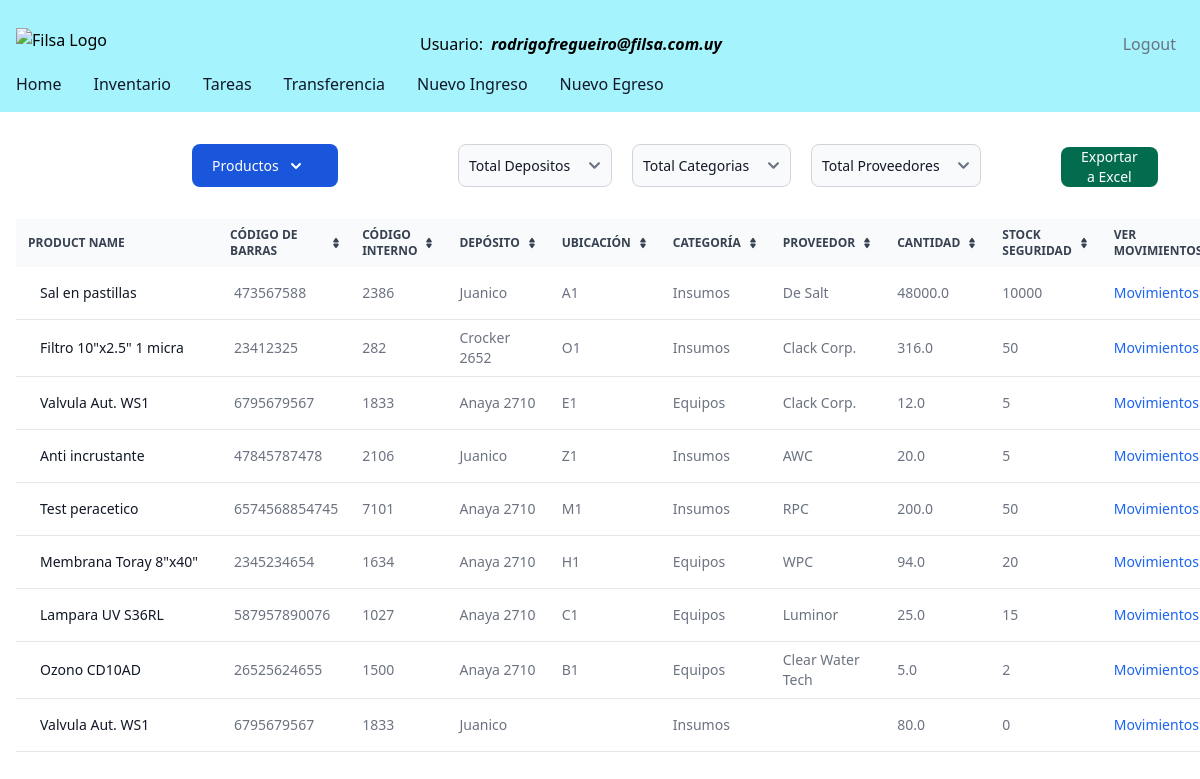
The page /stock/ (signed in) on the database as committed earlier.
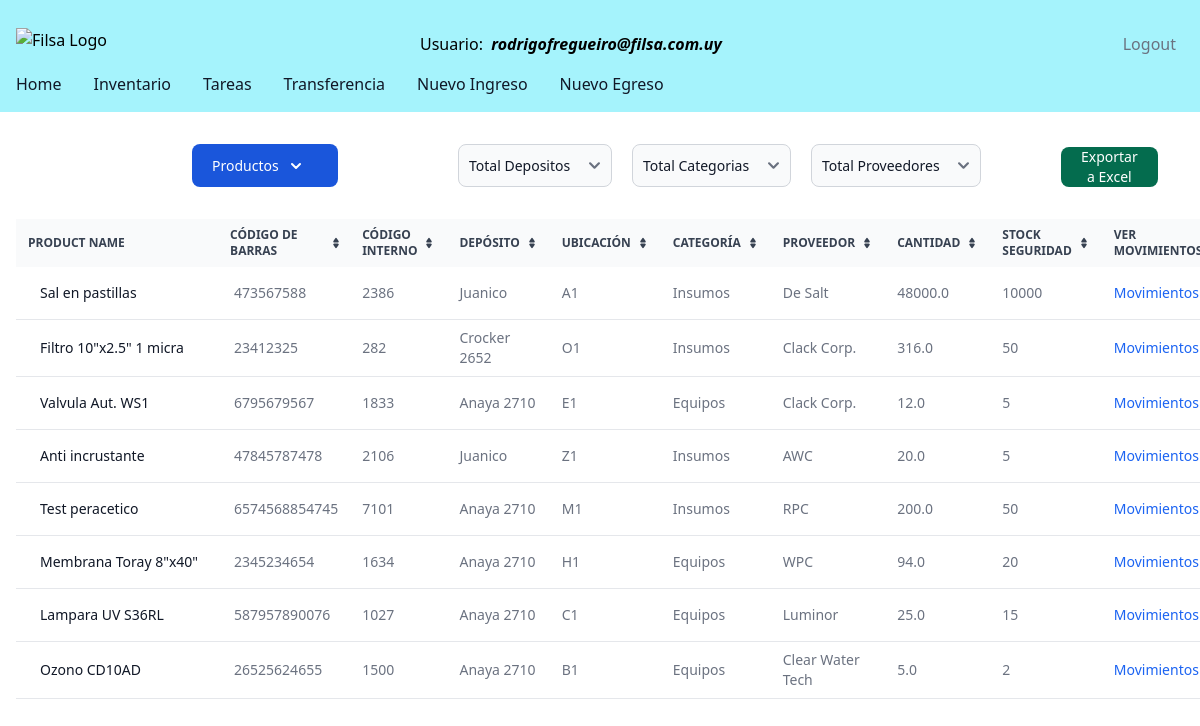
The same page on the database as committed later.
### filsa/models.py (models this page shows, shortened)
class Product(models.Model):
    CATEGORIES = [('Tubos', 'Tubos'),
                  ('Tornillos', 'Tornillos'),
                  ('Accesorios','Accesorios'),
                  ('Maquinas','Maquinas'),
                  ('Insumos','Insumos')
                  ]
    product_id = models.AutoField(primary_key=True)
    name = models.CharField(max_length=40)
    barcode = models.BigIntegerField(verbose_name=u"Codigo de Barras")
    internalCode = models.BigIntegerField(verbose_name=u"Codigo Interno")
    quantity = models.FloatField()
    category = models.CharField(max_length=20, choices=CATEGORIES, default='Insumos')
    location = models.CharField(max_length=20, default='')
    supplier = models.CharField(max_length=20, default='')
    warehouse = models.ForeignKey(Warehouses, on_delete=models.CASCADE, related_name='warehouse_name')
    deltaQuantity = models.FloatField()
    stockSecurity = models.IntegerField()
    inTransit = models.BooleanField(default=False)
    def __str__(self):
        return self.name

class Warehouses(models.Model):
    name = models.CharField(max_length=40)

### filsa/views.py (the view)
# urls.py: path('stock/', StockListView.as_view() , name='stock'),
class StockListView(LoginRequiredMixin, generic.ListView):
    model = Product
    template_name = 'stock.html'
    print('llega aca con el checkbox')
    def get_context_data(self, *args, **kwargs):
        context = super(StockListView, self).get_context_data(*args, **kwargs)
        warehouse = self.request.GET.get('warehouse',None)
        print('warehouse is', warehouse)
        supplier = self.request.GET.get('supplier',None)
        category = self.request.GET.get('category',None)
        if category:
            category_filter = True
            categoryList = [category]
        else:
            categoryList = Product.objects.all().values('category').distinct()
        if supplier:
            supplier_filter = True
            supplierList = [supplier]
        else:
            supplierList = Product.objects.all().values('supplier').distinct()
        if warehouse:
            warehouse = Warehouses.objects.get(name=warehouse)
            warehouseList = Warehouses.objects.get(name=warehouse)
            context.update({'products' : Product.objects.select_related('warehouse').filter(warehouse=warehouse, category ='Insumos', inTransit=False)}) #, supplier ='De Salt')
        else:
            warehouseList = Warehouses.objects.all()
        context['products'] = Product.objects.all().select_related('warehouse').filter(inTransit=False) #.filter(category__in=categoryList, supplier__in=supplierList)
        print('categoryList', categoryList)
        print('args', args)
        print('kwargs in get_context_data', kwargs)
        context['productList'] = Product.objects.all().values('name').distinct()
        context['categoryList'] = Product.objects.all().values('category').distinct()
        context['supplierList'] = Product.objects.all().values('supplier').distinct()
        context['warehouseList'] = Warehouses.objects.all().values('name').distinct()
        print('context in get_context_data', context)
        return context

### filsa/templates/stock.html (shortened to what the changed rows need)
{% extends '_base.html' %}
{% load static %}
{% block content %}
<div class="w-full px-4 relative overflow-x-auto">
    <table id="productTable" class="py-8 px-4 mx-auto max-w-2xl lg:py-16 text-sm text-left rtl:text-right text-gray-500 dark:text-gray-400">
        <thead class="text-xs text-gray-700 uppercase bg-gray-50 dark:bg-gray-700 dark:text-gray-400">
            <tr>
                <th scope="col" class="px-3 py-2">
                    Product name
                </th>
                <th scope="col" class="px-2 py-2">
                    <div class="flex items-center">
                        Código de Barras
                        <a href="#"></a>
                    </div>
                </th>
                <th scope="col" class="px-3 py-2">
                    <div class="flex items-center">
                        Código Interno
                        <a href="#"></a>
                    </div>
                </th>
                <th scope="col" class="px-3 py-2">
                    <div class="flex items-center">
                        Depósito
                        <a href="#"></a>
                    </div>
                </th>
                <th scope="col" class="px-3 py-2">
                    <div class="flex items-center">
                        Ubicación
                        <a href="#"></a>
                    </div>
                </th>
                <th scope="col" class="px-3 py-2">
                    <div class="flex items-center">
                        Categoría
                        <a href="#"></a>
                    </div>
                </th>
                <th scope="col" class="px-3 py-2">
                    <div class="flex items-center">
                        Proveedor
                        <a href="#"></a>
                    </div>
                </th>
                <th scope="col" class="px-3 py-2">
                    <div class="flex items-center">
                        Cantidad
                        <a href="#"></a>
                    </div>
                </th>
                <th scope="col" class="px-3 py-2">
                    <div class="flex items-center">
                        Stock Seguridad
                        <a href="#"></a>
                    </div>
                </th>
                <th scope="col" class="px-3 py-2">
                    <div class="flex items-center">
                    <span>Ver Movimientos</span>
                </div>
                </th>
            </tr>
        </thead>
        <tbody>
            {% for product in products %}
            <tr class="bg-white border-b dark:bg-gray-800 dark:border-gray-700">
                <th scope="row" class="px-6 py-4 font-medium text-gray-900 whitespace-nowrap dark:text-white">
                    {{product.name}}
                </th>
                <td class="px-3 py-2">
                    {{product.barcode}}
                </td>
                <td class="px-3 py-2">
                    {{product.internalCode}}
                </td>
                <td class="px-3 py-2">
                    {{product.warehouse.name}}
                </td>
                <td class="px-3 py-2">
                    {{product.location}}
                </td>
                <td class="px-3 py-2">
                    {{product.category}}
                </td>
                <td class="px-3 py-2">
                    {{product.supplier}}
                </td>
                <td class="px-3 py-2">
                    {{product.quantity}}
                </td>
                <td class="px-3 py-2">
                    {{product.stockSecurity}}
                </td>
                <td class="px-3 py-2">
                    <a href="{% url 'stockhistory' product_id=product.product_id %}"   class="font-medium text-blue-600 dark:text-blue-500 hover:underline">Movimientos</a>
                </td>
            </tr>
            {% endfor %}
        </tbody>
    </table>
</div>
  {% endblock content %}

Rows that differ between the two databases and show on the page:
removed Product: name "Valvula Aut. WS1", barcode "6795679567", internalCode "1833", warehouse.name "Juanico", category "Insumos", quantity "80.0", stockSecurity "0"
